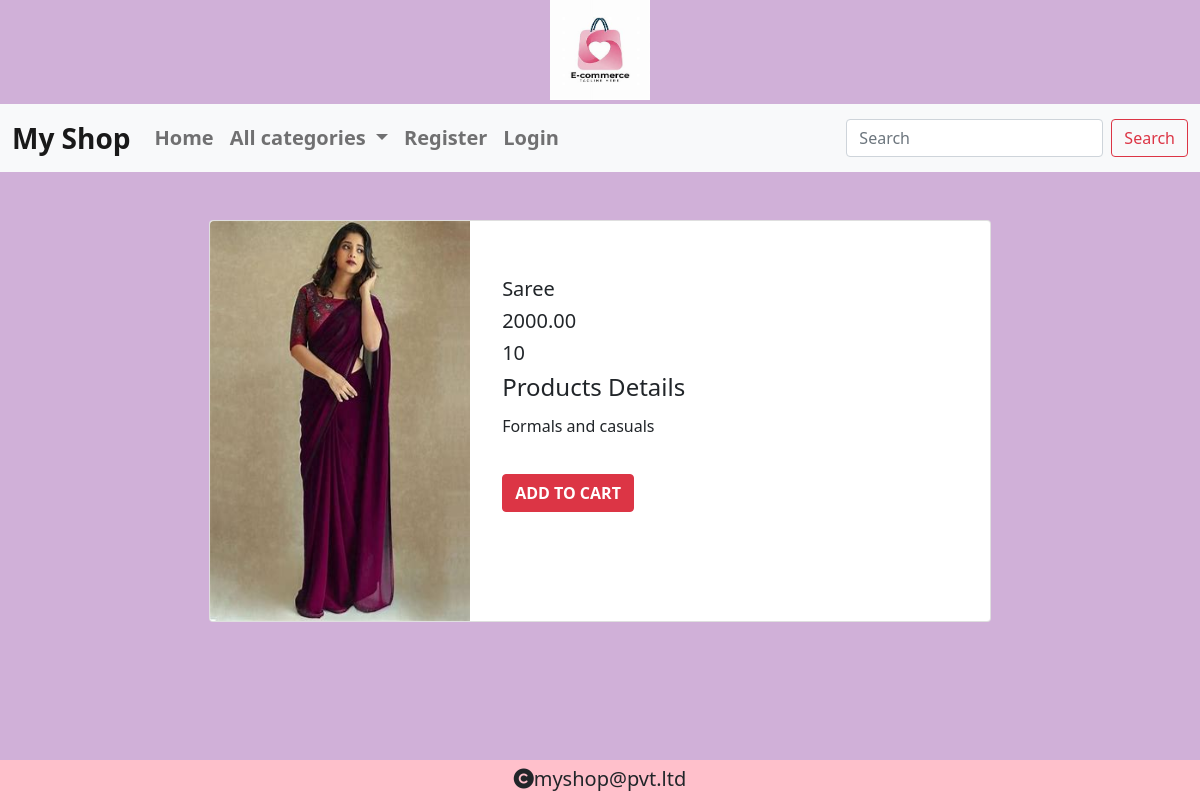
The page /details/1 on the database its author committed.
### shop/models.py (models this page shows, shortened)
class Product(models.Model):
    name=models.CharField(max_length=20)
    desc=models.TextField()
    image=models.ImageField(upload_to="products")
    price=models.DecimalField(max_digits=10,decimal_places=2)
    stock=models.IntegerField()
    available=models.BooleanField(default=True)
    created=models.DateTimeField(auto_now_add=True)
    updated=models.DateTimeField(auto_now=True)
    category=models.ForeignKey(Category,on_delete=models.CASCADE)

### shop/views.py (the view)
# urls.py: path('details/<int:p>',views.productdetails,name="details"),
def productdetails(request,p):
    pro=Product.objects.get(id=p)
    context={'product':pro}
    return render(request,'detail.html',context)

### cart/context_processors.py (called while the page is built, shortened)
def count_items(request):
    u=request.user
    count=0
    return{'c':count}

### shop/context_processors.py (called while the page is built)
def menu_links(request):
    c=Category.objects.all()
    return{'links':c}

### templates/detail.html
{% extends 'base.html' %}
{% load static %}
{% block content %}
<div class="container mt-5" style="margin-bottom:100px;">
    <div class="card mb-3 mx-auto" style="max-width:70%;">
  <div class="row g-0">
    <div class="col-md-4 p=3">
      <img src="{{product.image.url}}" class="rounded-start" height="400px" width="100%" alt="...">
    </div>
    <div class="col-md-8 mt-4 p-3">
      <div class="card-body">
        <h5 class="card-title">{{product.name}}</h5>
          <h5>{{product.price}}</h5>
          <h5>{{product.stock}}</h5>
          <h4>Products Details</h4>
        <p class="card-text" style="line-height:2;text-align:justify">{{product.desc}}</p>
        {% if user.is_superuser == True %}
        {% if product.stock > 0 %}
        <h5>Product In Stock</h5>
        <a href="{% url 'shop:add_stock' product.id %}" class="btn btn-danger fw-bold mt-3 mb-2 text-center">ADD STOCK</a>
        {% else %}
        <h5>Product Out Of Stock</h5>
        <a href="{% url 'shop:add_stock' product.id %}" class="btn btn-danger fw-bold mt-3 mb-2 text-center">ADD STOCK</a>
        {% endif %}
        {% else %}
        {% if product.stock > 0 %}
        <a href="{% url 'cart:addtocart' product.id %}" class="btn btn-danger fw-bold mt-3 mb-2 text-center">ADD TO CART</a>
        {% else %}
        <h5>Product Out  Of Stock</h5>
        {% endif %}
        {% endif %}
      </div>
    </div>
  </div>
</div>
</div>
{% endblock %}

### static/css/style.css (style rules this page uses)
body { background-color:#D0B0D8 }

### rows shown on the page
Product: image (picture), name "Saree", price "2000.00", stock "10", desc "Formals and casuals"
